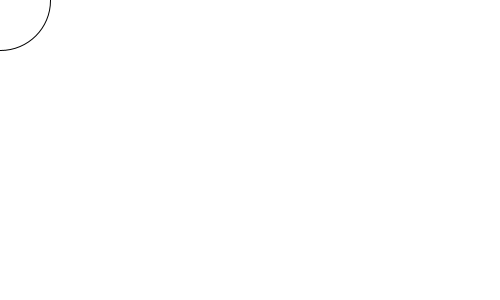
Frame 1 (no input)
Frame 60 (the mouse pressed at the canvas centre just before this capture): identical to frame 1, image omitted
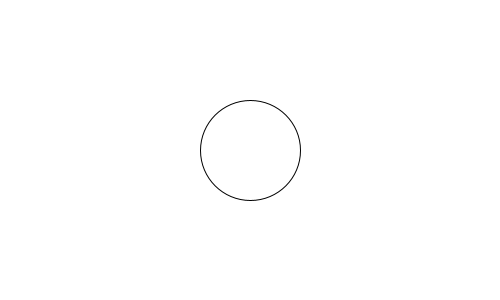
Frame 120 (the mouse held since frame 60 and released just before this capture)

The Processing sketch that drew these frames (run headless with seeded random() and noise(); from frame 60 on, the mouse is pressed at the canvas centre):

// Processing sketch: day02_6a_processing_java
// ── day02_6a_processing_java.pde
// day02_6a_processing_java
// Java 版本的程式
// C/C++/Java寫起來慢, 跑起來快
void setup() {
  size(500, 300);
}
void draw() {
  background(255);
  ellipse(mouseX,mouseY,100,100);
}
